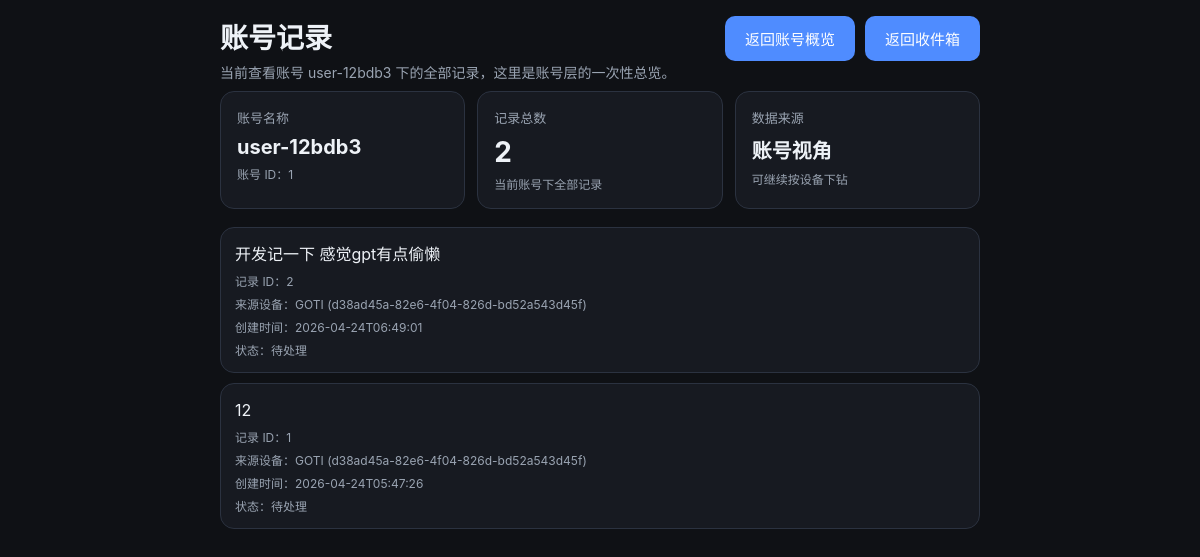
Page /account/items on the earlier database version.
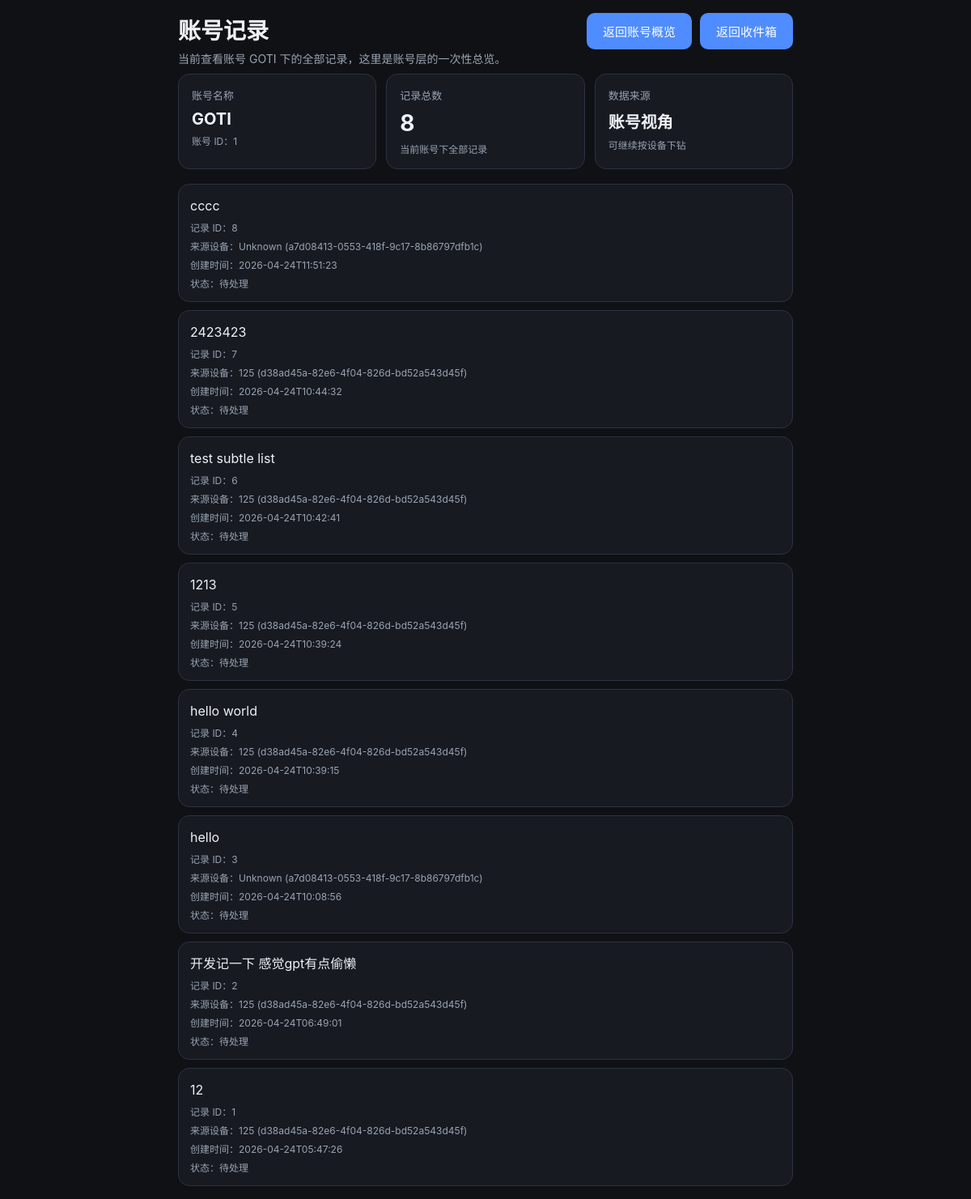
Same page on the later database version.
### tables this page shows
CREATE TABLE users (
            id INTEGER PRIMARY KEY AUTOINCREMENT,
            name TEXT NOT NULL DEFAULT 'default',
            created_at TEXT NOT NULL DEFAULT (datetime('now'))
        , approval_status TEXT NOT NULL DEFAULT 'approved', join_code TEXT, approved_at TEXT, api_token TEXT);

CREATE TABLE inbox_items (
            id INTEGER PRIMARY KEY AUTOINCREMENT,
            content TEXT NOT NULL,
            status TEXT NOT NULL DEFAULT 'inbox',
            created_at TEXT NOT NULL,
            updated_at TEXT NOT NULL
        , user_id INTEGER NOT NULL DEFAULT 1, source_device_id TEXT);

### app/main.py (the view)
@app.route("/account/items")
def account_items_page():
    guard = admin_guard()
    if guard:
        return guard
    raw_user_id = request.args.get("user_id")
    if raw_user_id:
        user_id = int(raw_user_id)
    else:
        approved_users = get_users("approved")
        if not approved_users:
            return redirect(url_for("admin_accounts_page"))
        user_id = approved_users[0]["id"]
    q = request.args.get("q", "").strip()
    user, items = get_account_items(user_id, q if q else None)
    return render_template("account_items.html", user=user, items=items, q=q)

### app/main.py (called while the page is built)
def get_conn():
    conn = sqlite3.connect(str(DB_PATH))
    conn.row_factory = sqlite3.Row
    return conn

def admin_cookie_value():
    if not ADMIN_PASSWORD:
        return None
    return hashlib.sha256(ADMIN_PASSWORD.encode()).hexdigest()

def is_admin_authenticated():
    expected = admin_cookie_value()
    if not expected:
        return True
    actual = request.cookies.get(ADMIN_COOKIE, "")
    return hmac.compare_digest(actual, expected)

def admin_guard():
    if is_admin_authenticated():
        return None
    next_path = request.path
    if request.query_string:
        next_path += "?" + request.query_string.decode()
    return redirect(url_for("admin_login_page", next=next_path))

### app/templates/account_items.html (shortened to what this page needs)
<!doctype html>
<html lang="zh-CN">
<head>
  <link rel="stylesheet" href="/static/style.css" />
</head>
<body>
  <main class="container">
    <header class="header">
      <div class="title-row">
        <div>
          <h1>账号记录</h1>
          <p class="subtitle">当前查看账号 {{ user.name }} 下的全部记录，这里是账号层的一次性总览。</p>
        </div>
        <div class="toolbar-actions">
          <a class="nav-link" href="/account?user_id={{ user.id }}">返回账号概览</a>
          <a class="nav-link" href="/">返回收件箱</a>
        </div>
      </div>
    </header>
    <section class="summary-grid">
      <article class="summary-card">
        <div class="summary-label">账号名称</div>
        <div class="summary-value small">{{ user.name }}</div>
        <div class="item-meta">账号 ID：{{ user.id }}</div>
      </article>
      <article class="summary-card">
        <div class="summary-label">记录总数</div>
        <div class="summary-value">{{ items|length }}</div>
        <div class="item-meta">当前账号下全部记录</div>
      </article>
      <article class="summary-card">
        <div class="summary-label">数据来源</div>
        <div class="summary-value small">账号视角</div>
        <div class="item-meta">可继续按设备下钻</div>
      </article>
    </section>
    <section class="list">
      {% if items %}
        {% for item in items %}
          <article class="item {% if item.status == 'done' %}done{% endif %}">
            <div class="item-main grow">
              <div class="item-content">{{ item.content }}</div>
              <div class="item-meta">记录 ID：{{ item.id }}</div>
              <div class="item-meta">来源设备：{{ item.source_device_name or 'Unknown' }} ({{ item.source_device_id or '-' }})</div>
              <div class="item-meta">创建时间：{{ item.created_at or '-' }}</div>
              <div class="item-meta">状态：{{ '已完成' if item.status == 'done' else '待处理' }}</div>
            </div>
          </article>
        {% endfor %}
      {% else %}
        <div class="empty">这个账号下还没有记录。</div>
      {% endif %}
    </section>
  </main>
</body>
</html>

Differences in the rows shown:
changed users id 1: name "user-12bdb3" → "GOTI"
added inbox_items: content "cccc", id "8", source_device_name "Unknown", source_device "a7d08413-0553-418f-9c17-8b86797dfb1c", created_at "2026-04-24T11:51:23", status "待处理"
added inbox_items: content "2423423", id "7", source_device_name "125", source_device "d38ad45a-82e6-4f04-826d-bd52a543d45f", created_at "2026-04-24T10:44:32", status "待处理"
added inbox_items: content "test subtle list", id "6", source_device_name "125", source_device "d38ad45a-82e6-4f04-826d-bd52a543d45f", created_at "2026-04-24T10:42:41", status "待处理"
added inbox_items: content "1213", id "5", source_device_name "125", source_device "d38ad45a-82e6-4f04-826d-bd52a543d45f", created_at "2026-04-24T10:39:24", status "待处理"
added inbox_items: content "hello world", id "4", source_device_name "125", source_device "d38ad45a-82e6-4f04-826d-bd52a543d45f", created_at "2026-04-24T10:39:15", status "待处理"
added inbox_items: content "hello", id "3", source_device_name "Unknown", source_device "a7d08413-0553-418f-9c17-8b86797dfb1c", created_at "2026-04-24T10:08:56", status "待处理"
computed for inbox_items "开发记一下 感觉gpt有点偷懒": source_device_name "GOTI" → "125"
computed for inbox_items id 1: source_device_name "GOTI" → "125"
Other differences:
{{ items|length }}: "2" → "8"
